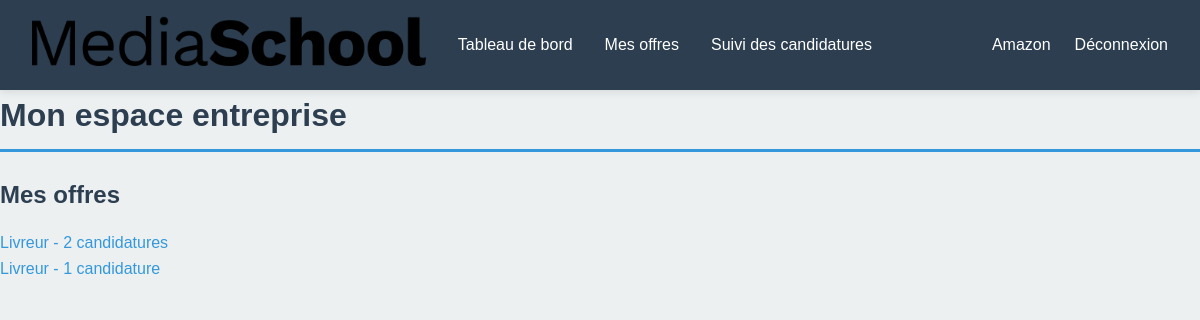
Page /users/entreprise/index.php (signed in) on the committed database.
### tables this page shows
CREATE TABLE IF NOT EXISTS `offre` (
  `id_offre` int NOT NULL AUTO_INCREMENT,
  `nom` varchar(50) NOT NULL,
  `type` varchar(50) NOT NULL,
  `duree` int NOT NULL,
  `unite_duree` varchar(2) NOT NULL,
  `date_creation` datetime NOT NULL DEFAULT CURRENT_TIMESTAMP,
  `description` text NOT NULL,
  `salaire` decimal(6,2) NOT NULL,
  `id_entreprise` int NOT NULL,
  PRIMARY KEY (`id_offre`),
  KEY `id_entreprise` (`id_entreprise`)
);

### users/entreprise/index.php (the view, shortened to what this page needs)
<?php
require_once('../../connexion.php');
$offres = "SELECT offre.*, COUNT(candidature.id_candidature) AS nb_candidatures FROM offre LEFT JOIN candidature
ON candidature.id_offre = offre.id_offre WHERE offre.id_entreprise = ? GROUP BY offre.id_offre ORDER BY nb_candidatures DESC;";
$stmt = $pdo->prepare($offres);
$stmt->execute([$_SESSION['user'][0]['id_entreprise']]);
$resultat = $stmt->fetchAll(PDO::FETCH_ASSOC);
?>
<!DOCTYPE html>
<html lang="fr">
<head>
    <link rel="stylesheet" href="../../style.css">
</head>
<body>
    <?php
        require_once "inc/header.php";
    ?>
    <div>
        <h1>Mon espace entreprise</h1>
        <?php
            echo "<div>";
            echo "<h2>Mes offres</h2>";
            if (count($resultat) == 0) {
                echo "<p>Aucune offre publiée.</p>";
            }
            else {
                for ($i = 0; $i < 3; $i++) {
                    if (!isset($resultat[$i])) break;
                    echo "<a href='offre.php?id_offre=" . urlencode($resultat[$i]['id_offre']) . "'>" . $resultat[$i]['nom'] . " - " . $resultat[$i]['nb_candidatures'] . ($resultat[$i]['nb_candidatures'] > 1 ? " candidatures" : " candidature") . "</a><br>";
                }
            }
            echo "</div>";
        ?>
    </div>
</body>
</html>

### style.css (style rules this page uses)
* { margin: 0; padding: 0; box-sizing: border-box; }
:root { --color-primary: #2c3e50; --color-secondary: #3498db; --color-accent: #e74c3c; --color-success: #27ae60; --color-warning: #f39c12; --color-light: #ecf0f1; --color-white: #ffffff; --color-dark: #2c3e50; --color-border: #bdc3c7; --color-text: #34495e; --shadow: 0 2px 8px rgba(0, 0, 0, 0.1); --shadow-hover: 0 4px 12px rgba(0, 0, 0, 0.15); }
html, body { height: 100%; width: 100%; }
body { font-family: 'Arial', sans-serif; color: var(--color-text); background-color: var(--color-light); line-height: 1.6; }
h1 { color: var(--color-primary); margin-bottom: 1.5rem; font-size: 2rem; border-bottom: 3px solid var(--color-secondary); padding-bottom: 0.5rem; }
h2 { color: var(--color-primary); margin: 1.5rem 0 1rem 0; font-size: 1.5rem; }
a { color: var(--color-secondary); text-decoration: none; transition: color 0.3s ease; }

### rows in the picture
offre: nom "Livreur", nb_candidatures "2"
offre: nom "Livreur", nb_candidatures "1"

### other values in the picture
$_SESSION['user'][0]['nom'] "Amazon"
